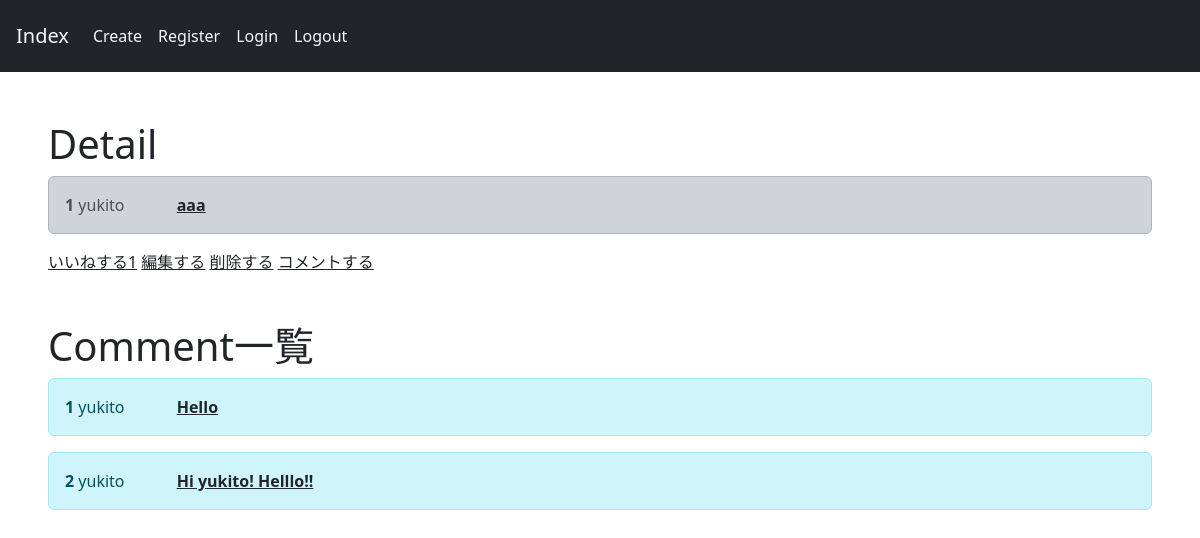
/post/1, run on the app's committed database.
### core/models.py (models this page shows, shortened)
class Post(models.Model):
    user=models.ForeignKey(User,on_delete=models.CASCADE)
    text=models.TextField(max_length=300)

class Comment(models.Model):
    user=models.ForeignKey(User,on_delete=models.CASCADE)
    post=models.ForeignKey(Post,on_delete=models.CASCADE)
    text=models.TextField(max_length=300)

### core/views.py (the view)
# urls.py: path('post/<int:pk>',views.detail,name='detail'),
def detail(request,pk):
    post=Post.objects.get(pk=pk)
    like_count=Like.objects.filter(post=post).count()
    comments=Comment.objects.filter(post=post)
    context={
        'p': post,
        'like_count': like_count,
        'comments': comments,
    }
    return render(request,'core/detail.html',context)

### templates/core/detail.html
{% extends 'base.html' %}
{% block content %}
<div class="m-5">
<h1>Detail</h1>
<div class="alert alert-dark " role="alert">
    <strong>{{p.id}}</strong>
    {{p.user}}
    <strong>
        <a href="" class="text-dark p-5">{{p.text}}</a>
    </strong>
</div>
<a href="{% url 'like' p.id %}" class="text-dark">いいねする{{like_count}}</a>
<a href="{% url 'update' p.id %}" class="text-dark">編集する</a>
<a href="{% url 'delete' p.id %}" class="text-dark">削除する</a>
<a href="{% url 'comment' p.id %}" class="text-dark">コメントする</a>
</div>
<div class="m-5">
<h1>Comment一覧</h1>
{% for c in comments %}
<div class="alert alert-info" role="alert">
    <strong>{{c.id}}</strong>
    {{c.user}}
    <strong>
        <a href="" class="text-dark p-5">{{c.text}}</a>
    </strong>
</div>
{% endfor %}
</div>
{% endblock content %}

### data on the page
Post: id "1", user "yukito", text "aaa"
Comment: id "1", user "yukito", text "Hello"
Comment: id "2", user "yukito", text "Hi yukito! Helllo!!"

### other printed values
{{ like_count }} "1"
